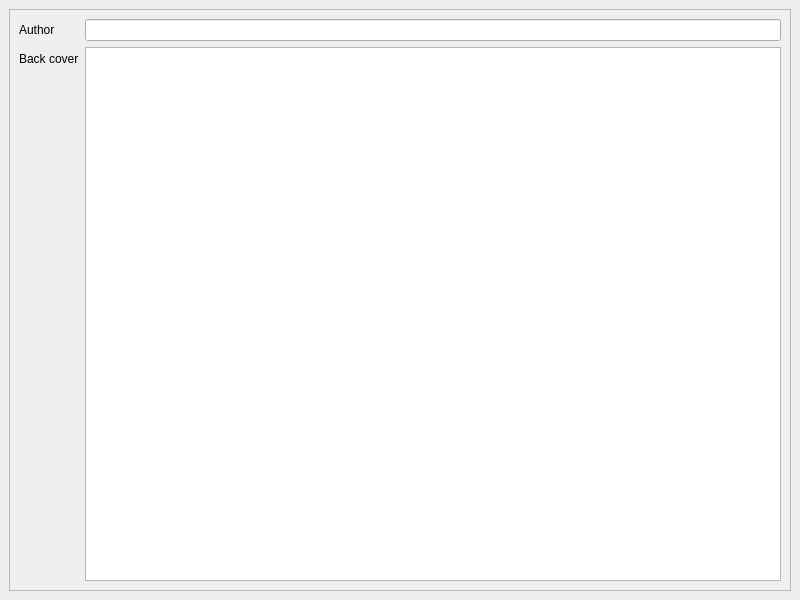
<?xml version="1.0" encoding="UTF-8"?>
<ui version="4.0">
 <class>InfoPanel</class>
 <widget class="QMainWindow" name="InfoPanel">
  <property name="geometry">
   <rect>
    <x>0</x>
    <y>0</y>
    <width>800</width>
    <height>600</height>
   </rect>
  </property>
  <property name="windowTitle">
   <string>MainWindow</string>
  </property>
  <widget class="QWidget" name="centralwidget">
   <layout class="QHBoxLayout" name="horizontalLayout">
    <item>
     <widget class="QScrollArea" name="scrollArea">
      <property name="widgetResizable">
       <bool>true</bool>
      </property>
      <widget class="QWidget" name="scrollAreaWidgetContents">
       <property name="geometry">
        <rect>
         <x>0</x>
         <y>0</y>
         <width>780</width>
         <height>580</height>
        </rect>
       </property>
       <layout class="QFormLayout" name="formLayout_2">
        <item row="0" column="0">
         <widget class="QLabel" name="authorLabel">
          <property name="text">
           <string>Author</string>
          </property>
         </widget>
        </item>
        <item row="0" column="1">
         <widget class="QLineEdit" name="authorLineEdit"/>
        </item>
        <item row="1" column="0">
         <widget class="QLabel" name="backCoverLabel">
          <property name="text">
           <string>Back cover</string>
          </property>
         </widget>
        </item>
        <item row="1" column="1">
         <widget class="QPlainTextEdit" name="plainTextEdit"/>
        </item>
       </layout>
      </widget>
     </widget>
    </item>
   </layout>
  </widget>
 </widget>
 <resources/>
 <connections/>
</ui>
